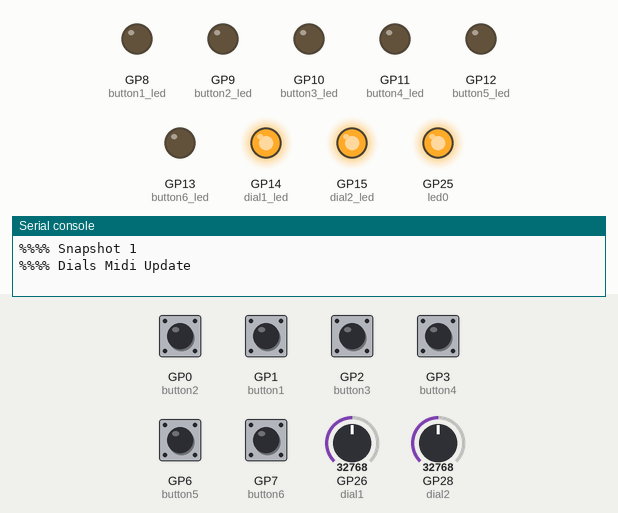
This program was run on a simulated Raspberry Pi Pico running CircuitPython. Shown: output pins drawn as LEDs (lit = HIGH), the last lines printed to the serial console. Dashed ring = blinking. The inputs (shaded band) are chosen by the test bench; at power-on: GP0 (button2), GP1 (button1), GP2 (button3), GP3 (button4), GP6 (button5), GP7 (button6) HIGH, GP26 (dial1) = 32768, GP28 (dial2) = 32768 (analog values on the 0–65535 scale).

Above: at 3.9 s.
4.0 s: GP0 (button2) pulled LOW for 1 s
At 4.16 s:
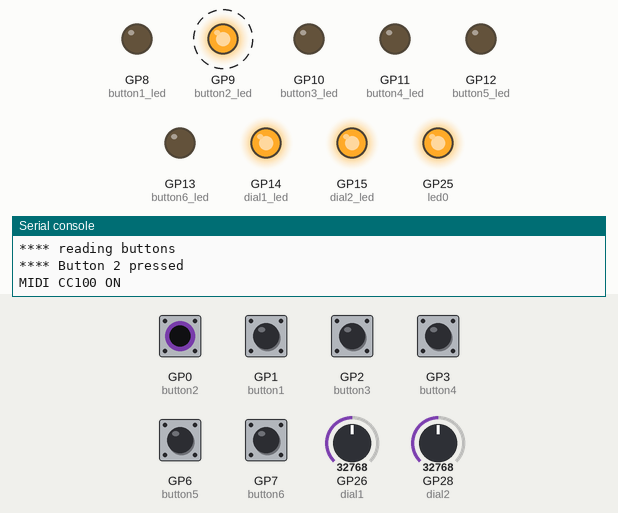
6.5 s: GP1 (button1) pulled LOW for 1 s
At 8.3 s:
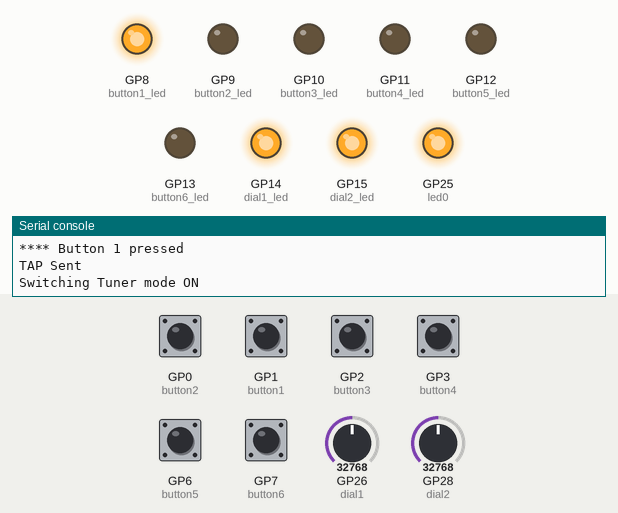
9.2 s: GP26 (dial1) set to 1056
10.7 s: GP26 (dial1) set to 912
12.2 s: GP28 (dial2) set to 1072
13.7 s: GP28 (dial2) set to 944
Timing chart, 0 to 16.2 s (numbered marks = the images above; inputs shaded):
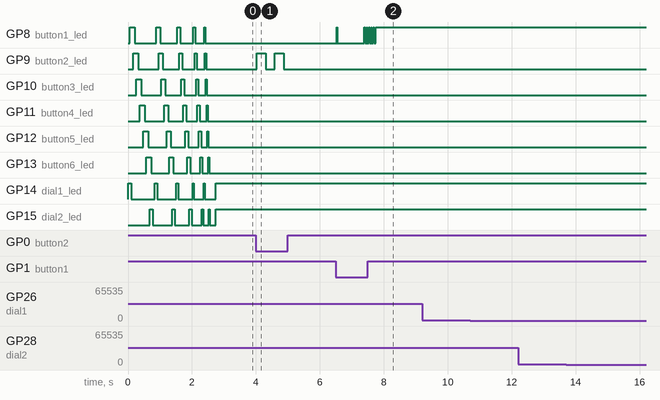

Measured:
- after the input at 4.0 s, GP9 (button2_led): alternates HIGH for 0.28 s and LOW for 0.28 s, 4 changes in all, then stays LOW, starting at once
- after the input at 6.5 s, GP8 (button1_led): goes HIGH 0.02 s, LOW 0.85 s, 5 × (HIGH 0.02 s, LOW 0.05 s), then HIGH, starting at once
- after the input at 10.7 s, every drawn part: stays the same
- after the input at 13.7 s, every drawn part: stays the same

The program:

code.py
```python
import time
import board
import digitalio
import analogio
import busio

# ################ GLOBALS ##################
# Buttons
button1 = digitalio.DigitalInOut(board.GP1)
button1.switch_to_input(pull=digitalio.Pull.UP)

button2 = digitalio.DigitalInOut(board.GP0)
button2.switch_to_input(pull=digitalio.Pull.UP)

button3 = digitalio.DigitalInOut(board.GP2)
button3.switch_to_input(pull=digitalio.Pull.UP)

button4 = digitalio.DigitalInOut(board.GP3)
button4.switch_to_input(pull=digitalio.Pull.UP)

button5 = digitalio.DigitalInOut(board.GP6)
button5.switch_to_input(pull=digitalio.Pull.UP)

button6 = digitalio.DigitalInOut(board.GP7)
button6.switch_to_input(pull=digitalio.Pull.UP)

# Potentiometers
dial1 = analogio.AnalogIn(board.GP26)
dial2 = analogio.AnalogIn(board.GP28)

# initial pre-calibration values with diminished range which get expanded with auto-calibraion if larger range detected
dial1_minvalue = 500
dial1_maxvalue = 65000
dial1_stepvalue = 500
dial1_midivalue = 64

dial2_minvalue = 500
dial2_maxvalue = 65000
dial2_stepvalue = 500
dial2_midivalue = 64

# LEDS
led0 = digitalio.DigitalInOut(board.LED)
led0.direction = digitalio.Direction.OUTPUT

button1_led = digitalio.DigitalInOut(board.GP8)
button1_led.direction = digitalio.Direction.OUTPUT

button2_led = digitalio.DigitalInOut(board.GP9)
button2_led.direction = digitalio.Direction.OUTPUT

button3_led = digitalio.DigitalInOut(board.GP10)
button3_led.direction = digitalio.Direction.OUTPUT

button4_led = digitalio.DigitalInOut(board.GP11)
button4_led.direction = digitalio.Direction.OUTPUT

button5_led = digitalio.DigitalInOut(board.GP12)
button5_led.direction = digitalio.Direction.OUTPUT

button6_led = digitalio.DigitalInOut(board.GP13)
button6_led.direction = digitalio.Direction.OUTPUT

dial1_led = digitalio.DigitalInOut(board.GP14)
dial1_led.direction = digitalio.Direction.OUTPUT

dial2_led = digitalio.DigitalInOut(board.GP15)
dial2_led.direction = digitalio.Direction.OUTPUT


# UART - MIDI port Send Only
midiuart = busio.UART(tx=board.GP4, rx=board.GP5, baudrate=31250)

currentsnapshot = 1
currentpatch = 0
tunerenabled = False


# Function Definitions:

# Lightshow for startup.
def blinkies():
    blinkiespeed = 0.062
    for x in range (0,10):
        if blinkiespeed > 0.01: blinkiespeed -= 0.01
        dial1_led.value = True
        time.sleep(blinkiespeed)
        button1_led.value = True
        time.sleep(blinkiespeed)
        dial1_led.value = False
        time.sleep(blinkiespeed)
        button2_led.value = True
        time.sleep(blinkiespeed)
        button1_led.value = False
        time.sleep(blinkiespeed)
        button3_led.value = True
        time.sleep(blinkiespeed)
        button2_led.value = False
        time.sleep(blinkiespeed)
        button4_led.value = True
        time.sleep(blinkiespeed)
        button3_led.value = False
        time.sleep(blinkiespeed)
        button5_led.value = True
        time.sleep(blinkiespeed)
        button4_led.value = False
        time.sleep(blinkiespeed)
        button6_led.value = True
        time.sleep(blinkiespeed)
        button5_led.value = False
        time.sleep(blinkiespeed)
        dial2_led.value = True
        time.sleep(blinkiespeed)
        button6_led.value = False
        time.sleep(blinkiespeed)
        dial2_led.value = False
        time.sleep(blinkiespeed)

def snapshotchangeto(i):
    global currentsnapshot
    #update current snapshot and LED on.
    #accept a value of 1-3 and send a midi message with a zero indexed value (0-2)
    print('%%%% Snapshot ' + str(i))  # display a message on the terminal that it worked
    currentsnapshot = i
    midiuart.write(bytes([0xB0, 69, (i-1)])) # CC69 = 0,1, or 2
    time.sleep(0.01) # small delay to prevent multiple sends from human latency of foot press


# send new midi values of dial positions and bypass state
def dialmidiupdate():
    print('%%%% Dials Midi Update')
    midiuart.write(bytes([0xB0, 110, dial1_midivalue]))
    midiuart.write(bytes([0xB0, 112, dial2_midivalue]))
    # update dial effect bypass state
    if (dial1_midivalue < 1):
        midiuart.write(bytes([0xB0, 111, 0]))
        dial1_led.value = False
        # print('DIAL 1 MIDI BLOCK BYPASSED CC111')
    else:
        midiuart.write(bytes([0xB0, 111, 127]))
        dial1_led.value = True
        # print('DIAL 1 MIDI BLOCK ACTTVE CC111')
    if (dial2_midivalue < 1):
        midiuart.write(bytes([0xB0, 113, 0]))
        dial2_led.value = False
        # print('DIAL 2 MIDI BLOCK BYPASSED CC113')
    else:
        midiuart.write(bytes([0xB0, 113, 127]))
        dial2_led.value = True
        # print('DIAL 2 MIDI BLOCK ACTIVE CC113')

# turn off effects buttons and send midi off states (buttons 2-4)
def effectsbuttonsoff():
    print('%%%% Effects buttons off')
    midiuart.write(bytes([0xB0, 100, 0]))
    button2_led.value = False
    midiuart.write(bytes([0xB0, 101, 0]))
    button3_led.value = False
    midiuart.write(bytes([0xB0, 102, 0]))
    button4_led.value = False

# Program start

blinkies()

led0.value = True # use onboard led as a power indicator

snapshotchangeto(1)
dialmidiupdate()

# Main program run loop
while True:
    time.sleep(0.0025) # set rate of loop to 1/400 second. Midi async bitrate is 31250bps or 3125B/sec midi messages are 3 Bytes so 1000 per second max.
    #time.sleep(1) # DEBUG RATE SET

# FIRST STEP, READ BUTTONS AND PROCESS SNAPSHOTS, PROGRAM CHANGES, CONTINUOUS CONTROLS
# SECOND STEP, READ AND PROCESS DIALS AND SEND APPROPREATE CC MESSAGES

    # False indicates a button press
    # Read the status of all buttons and decided what the user is trying to do
    if button1.value == False or button2.value == False or button3.value == False or button4.value == False or button5.value == False or button6.value == False:
        print('**** reading buttons')
        # Add a little delay time to allow physical button press to stabalize
        time.sleep(0.02)

        if button1.value == False:
            print('**** Button 1 pressed')

            #### Button for TAP/TUNER
            #Send Tap Message
            midiuart.write(bytes([0xB0, 64, 127]))
            print('TAP Sent')

            # Turn off tuner on first press of tap button if it is on
            if tunerenabled == True:
                print('Switching Tuner mode OFF')
                midiuart.write(bytes([0xB0, 68, 0]))
                tunerenabled = False

            # Flash led on each tap
            button1_led.value = True
            time.sleep(0.02)
            button1_led.value = False

            #button help variable to track length of hold and turn on tuner when reached
            buttonheld = 0
            while button1.value == False:
                buttonheld += 1
                time.sleep(0.04)
                if buttonheld == 20:
                    print('Switching Tuner mode ON')
                    midiuart.write(bytes([0xB0, 68, 127]))
                    tunerenabled = True
                    for x in range(0,6):
                        button1_led.value = False
                        time.sleep(0.05)
                        button1_led.value = True
                        time.sleep(0.02)

        elif button2.value == False:
            print('**** Button 2 pressed')
            #### BUTTON FOR CC100
            # CC100 = 0 or 127 on/off
            if button2_led.value == False:
                midiuart.write(bytes([0xB0, 100, 127]))
                button2_led.value = True
                print("MIDI CC100 ON")
            else:
                midiuart.write(bytes([0xB0, 100, 0]))
                button2_led.value = False
                print("MIDI CC100 OFF")
            time.sleep(0.2)

        elif button3.value == False:
            print('**** Button 3 pressed')
            #### Button for CC101
            # CC101 = 0 or 127 on/off
            if button3_led.value == False:
                midiuart.write(bytes([0xB0, 101, 127]))
                button3_led.value = True
                print("MIDI CC101 ON")
            else:
                midiuart.write(bytes([0xB0, 101, 0]))
                button3_led.value = False
                print("MIDI CC101 OFF")
            time.sleep(0.2)

        elif button4.value == False:
            print('**** Button 4 pressed')
            #### Button for CC102
            # CC102 = 0 or 127 on/off
            if button4_led.value == False:
                midiuart.write(bytes([0xB0, 102, 127]))
                button4_led.value = True
                print("MIDI CC102 ON")
            else:
                midiuart.write(bytes([0xB0, 102, 0]))
                button4_led.value = False
                print("MIDI CC102 OFF")
            time.sleep(0.2)

        elif button5.value == False:
            print('**** Button 5 pressed')
            #### BUTTON FOR SNAPSHOTS
            if button5_led.value == False:
                snapshotchangeto(2)
                #update dial values after snapshot change
                dialmidiupdate()
                button5_led.value = True
            else:
                snapshotchangeto(1)
                dialmidiupdate()
                button5_led.value = False
            time.sleep(0.2)

        elif button6.value == False:
            #### Button for PATCHES 0 index
            if currentpatch < 3:
                currentpatch +=1
            else:
                currentpatch = 0
            midiuart.write(bytes([0xC0, currentpatch]))
            #set move pedal back to snapshot 1 on patch change
            snapshotchangeto(1)
            button5_led.value = False
            #update dial values after patch change
            dialmidiupdate()
            #turn off effects buttons with patch change
            effectsbuttonsoff()
            button6_led.value = True
            print('CURRENTPATCH: ' + str(currentpatch))
            # Add a little delay time for buttons to stabalize after release and for a LED blinks
            time.sleep(0.02)
            button6_led.value = False
            time.sleep(0.05)
            button6_led.value = True
            time.sleep(0.02)
            button6_led.value = False

            #allow for slower scrolling and extra time to stablize on a slow button press
            if button6.value == False:
                time.sleep(0.1)

        time.sleep(0.06)

# SECOND STEP DIAL PROCESSING:
#    print(str(dial1.value) + " " + str(dial1_stepvalue)) # FOR DEBUG TO VIEW ACTUAL VALUES OF POTS
#    print(str(dial2.value) + " " + str(dial2_stepvalue)) # FOR DEBUG TO VIEW ACTUAL VALUES OF POTS
#    time.sleep(0.5) # FOR DEBUG TO VIEW ACTUAL VALUES OF POTS

    # Check current max and min values for dials and auto-calibrate
    if dial1.value < dial1_minvalue:
        dial1_minvalue = dial1.value

    if dial1.value > dial1_maxvalue:
        dial1_maxvalue = dial1.value

    if dial2.value < dial2_minvalue:
        dial2_minvalue = dial2.value

    if dial2.value > dial2_maxvalue:
        dial2_maxvalue = dial2.value

    # recaltulate step values
    dial1_stepvalue = int((dial1_maxvalue - dial1_minvalue) / 127)
    dial2_stepvalue = int((dial2_maxvalue - dial2_minvalue) / 127)

    # THE CURRENT VALUE OF THE DIAL HAS CHANGED MORE THAN A STEP VALUE UP OR DOWN THEN UPDATE THE LAST VALUE & SEND A CC for value and bypass
    # read dial value once for use in following calculations to prevent jitter from having different results in multiple comparisons
    dial1current = dial1.value
    dial2current = dial2.value
    dial1selectedmidi = int(dial1current / dial1_stepvalue)
    dial2selectedmidi = int(dial2current / dial2_stepvalue)

    # Only send midi dial is more than 1.5 step values from current raw value.  Pots jitter more than one step and spam midi outherwise.
    if dial1current <  ((dial1_midivalue * dial1_stepvalue) - (1.75 * dial1_stepvalue)) or dial1current > ((dial1_midivalue * dial1_stepvalue) + (1.75 * dial1_stepvalue)):
        print('%%%% DIAL 1 MOVED')
        dial1_midivalue = dial1selectedmidi

        # Sticky for midi values of 0 or 127 and prevent invalid midi values
        if dial1selectedmidi <= 1:
            print("Sticky dial1 low")
            dial1_midivalue = 0
        if dial1selectedmidi >=126:
            print("Sticky dial1 high")
            dial1_midivalue = 127

        dialmidiupdate()

        # FOR DEBUG TO VIEW ACTUAL VALUES OF POTS
        print("Min Val: " + str(dial1_minvalue))
        print("Current: " + str(dial1current))
        print("Max Val: " + str(dial1_maxvalue))
        print("Step   : " + str(dial1_stepvalue))
        print("Select : " + str(dial1selectedmidi))
        print("MIDI   : " + str(dial1_midivalue))
        print("")


    if dial2current <  ((dial2_midivalue * dial2_stepvalue) - (1.75 * dial2_stepvalue)) or dial2current >  ((dial2_midivalue * dial2_stepvalue) + (1.75 * dial2_stepvalue)):
        print('%%%% DIAL 2 MOVED')
        dial2_midivalue = dial2selectedmidi

         # Sticky for midi values of 0 or 127
        if dial2selectedmidi <= 1:
            print("Sticky dial1 low")
            dial2_midivalue = 0
        if dial2selectedmidi >=126:
            print("Sticky dial1 high")
            dial2_midivalue = 127

        dialmidiupdate()

        print("Min Val: " + str(dial2_minvalue))
        print("Current: " + str(dial2current))
        print("Max Val: " + str(dial2_maxvalue))
        print("Step   : " + str(dial2_stepvalue))
        print("Select : " + str(dial2selectedmidi))
        print("MIDI   : " + str(dial2_midivalue))
        print("")
```
